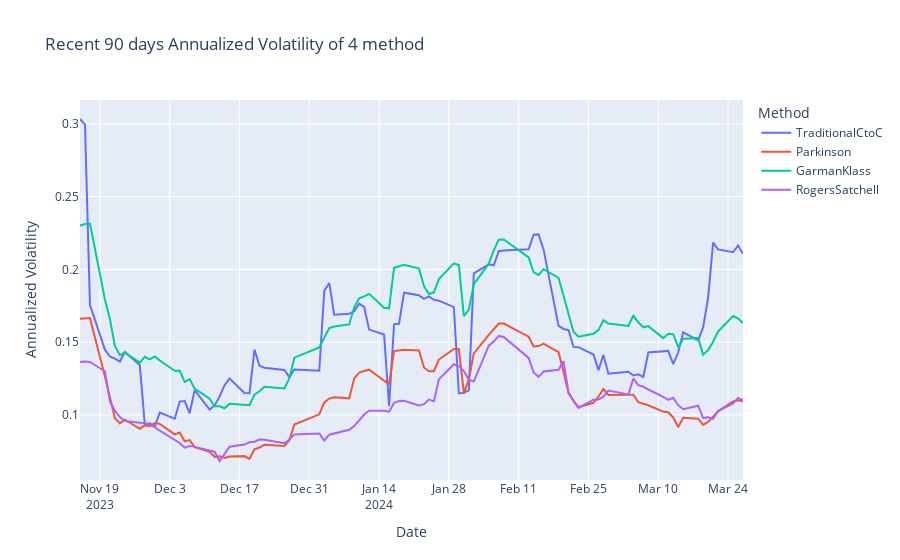

Write notebook code for a chart like this one.
### Code cell
visualize_together(method_li2)
